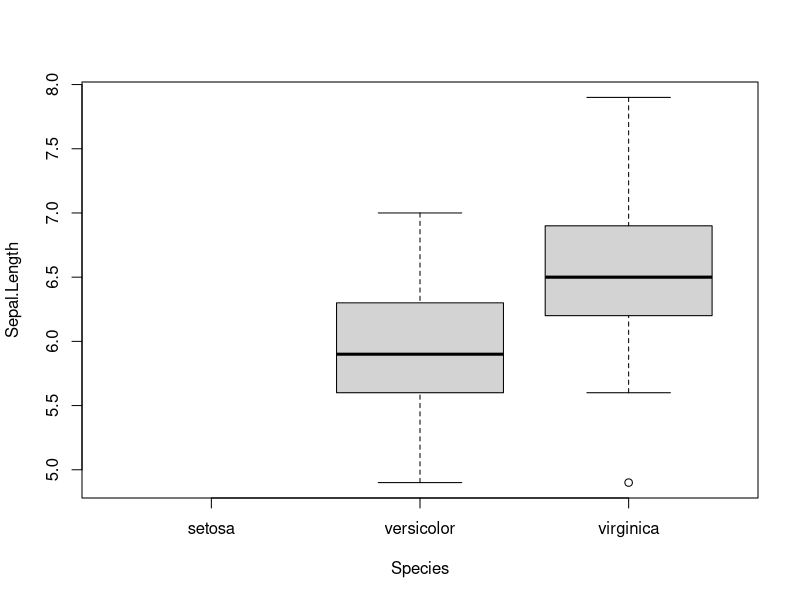
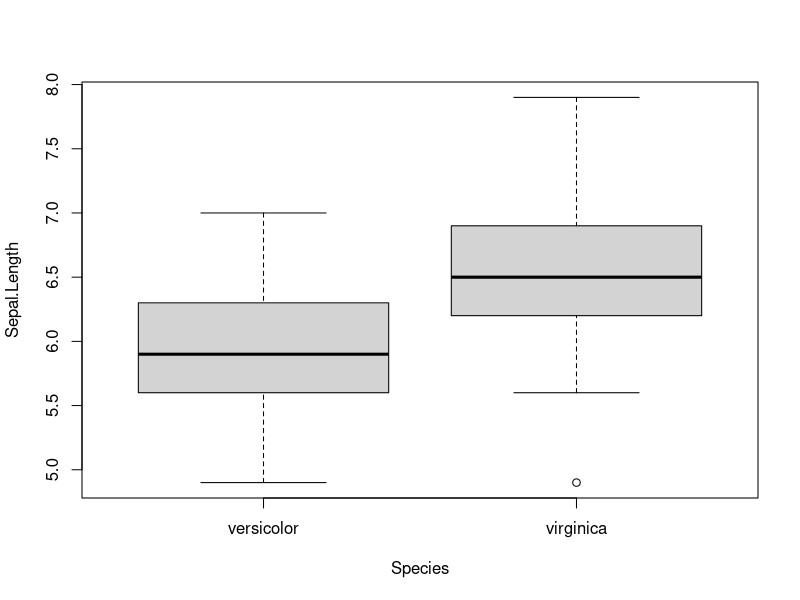
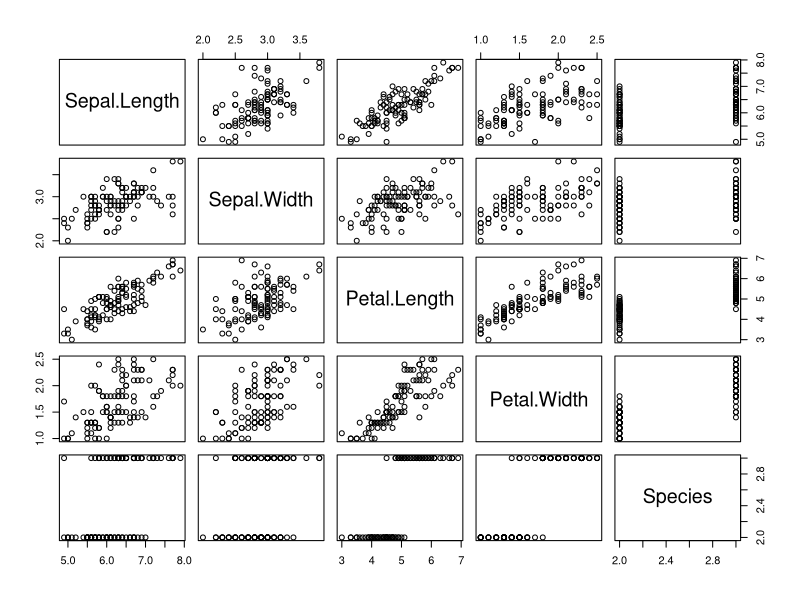
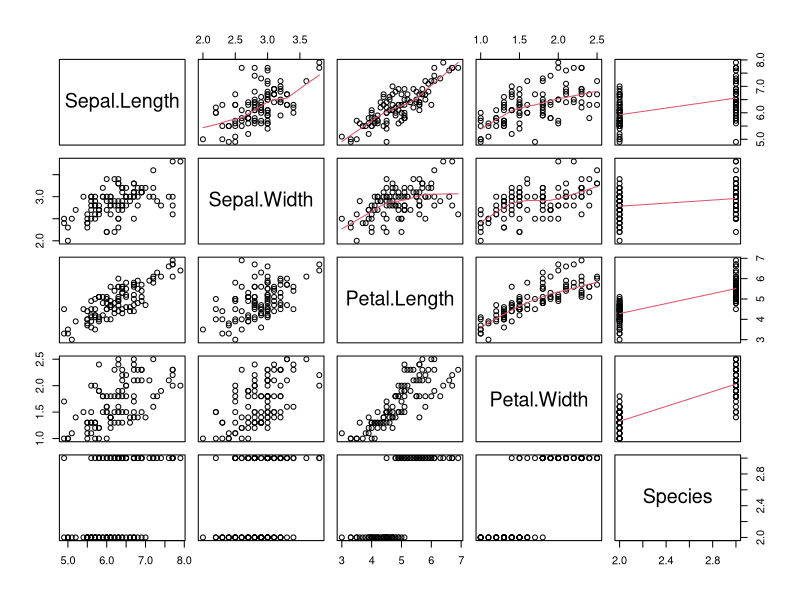
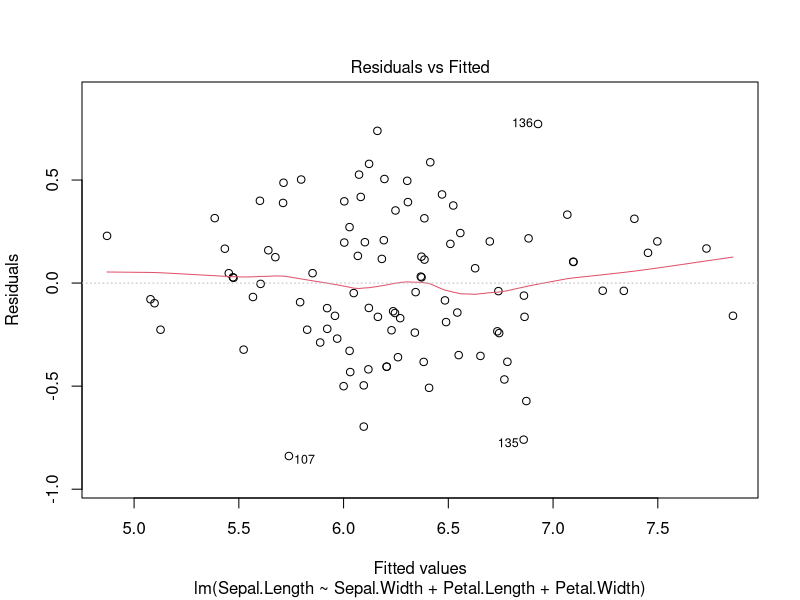
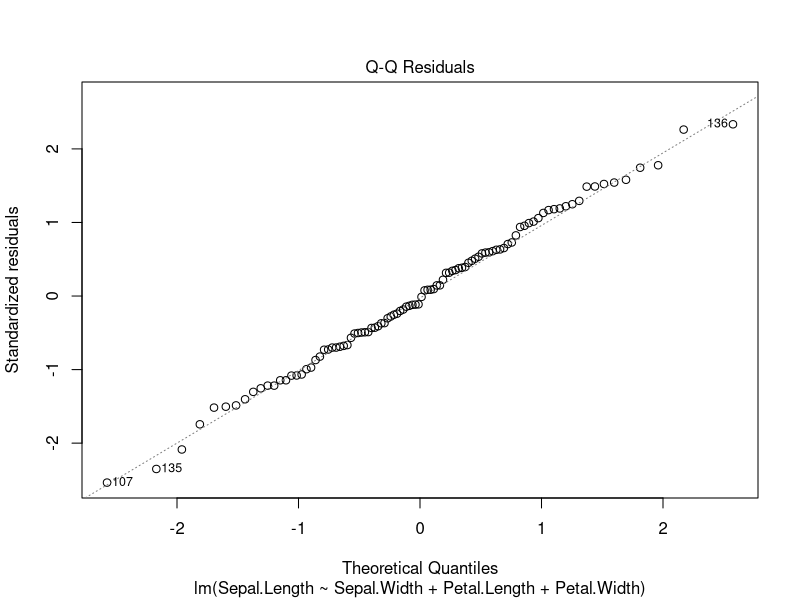
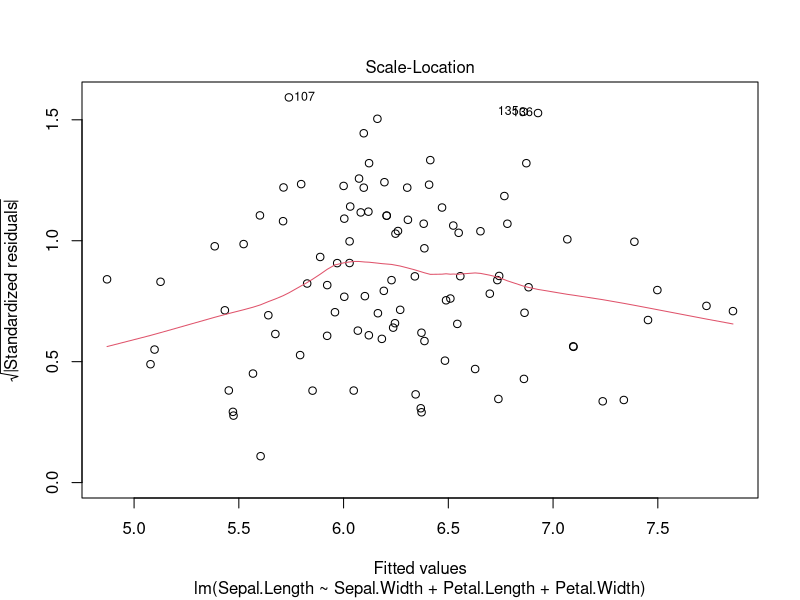
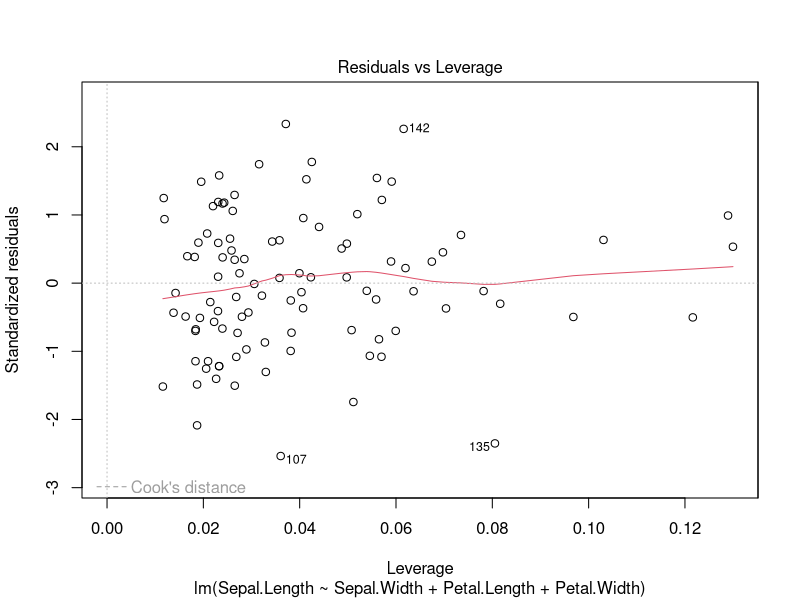

The R source for these figures, in order: (Note: this script raises an error after producing the figures.)
###############################################
###############################################
## Fitting models ##

## the t-test for iris ##
## preparing data
d.iris.2.sp <- iris[iris$Species != "setosa", ]
## same as
d.iris.2.sp_same <- iris[iris$Species %in% 
                           c("versicolor", "virginica"), ]
## 
all.equal(d.iris.2.sp, d.iris.2.sp_same)
## see also identical()


## visualising data
boxplot(Sepal.Length ~ Species, data = d.iris.2.sp)
str(d.iris.2.sp)
table(d.iris.2.sp$Species, useNA = "always")
## drop unused levels
boxplot(Sepal.Length ~ Species, 
        data = droplevels(d.iris.2.sp))
## --> we will look at factors later


## running the test
t.test(Sepal.Length ~ Species, data = d.iris.2.sp)
## - note scientific notation (i.e. 2e-07 = 2 * 10^(-7) = 0.0000002)
## - note the test actually carried out
##
t.test(Sepal.Length ~ Species, var.equal = TRUE,
       data = d.iris.2.sp) 
## - NB: the machine runs the t-test ...
## YOU must understand-interpret-communicate the resutls


## the linear model for iris ##
## visualise data
pairs(Sepal.Length ~ ., data = d.iris.2.sp)
pairs(Sepal.Length ~ ., data = d.iris.2.sp,
      upper.panel = panel.smooth)
## fit LM
lm.iris <- lm(Sepal.Length ~ Sepal.Width + Petal.Length + Petal.Width + Species,
              data = d.iris.2.sp)
## get results
summary(lm.iris)

## further "model-related" functions
lm.iris.no.species <- lm(Sepal.Length ~ Sepal.Width + Petal.Length +
                         Petal.Width,
                         data = d.iris.2.sp)
## same as 
lm.iris.no.species_same <- update(lm.iris, . ~ . - Species)

## comparing models
anova(lm.iris.no.species, lm.iris)

## getting fitted values
fit.iris <- fitted(lm.iris)
head(fit.iris)
fit.iris.no.species <- fitted(lm.iris.no.species)
head(fit.iris.no.species)

## model diagnostics
plot(lm.iris.no.species)
par(mfrow = c(2,2))
plot(lm.iris.no.species)
# dev.off()

## produce plots residuals plots by yourself
library(ggplot2)
ggplot(mapping = aes(y = resid(lm.iris),
                     x = fitted(lm.iris))) +
  geom_point() +
  geom_smooth()
##
## let's add a reference on zero
ggplot(mapping = aes(y = resid(lm.iris),
                     x = fitted(lm.iris))) +
  geom_point() +
  geom_smooth() +
  geom_hline(yintercept = 0, 
             colour = "violet", size = 4)
##
## ordering of the layers matter
ggplot(mapping = aes(y = resid(lm.iris),
                     x = fitted(lm.iris))) +
  geom_hline(yintercept = 0, colour = "violet") +
  geom_point() +
  geom_smooth()
##
ggplot(mapping = aes(y = resid(lm.iris),
                     x = fitted(lm.iris),
                     colour = abs(resid(lm.iris)))) +
  geom_hline(yintercept = 0, colour = "violet") +
  geom_point() +
  geom_smooth() +
  scale_y_continuous(minor_breaks = FALSE) # +
  # theme_bw()


## linear models are indeed lists
class(lm.iris)
is.list(lm.iris)
##
str(lm.iris)
str(lm.iris, max.level = 0)
str(lm.iris, max.level = 1)
## 
coef(lm.iris) ## prefererrd over
lm.iris$coefficients



###############################################
###############################################
## Missing values ##

## airquality dataset ##
head(airquality)

anyNA(airquality)

## Column "Ozone"
anyNA(airquality$Ozone)
is.na(airquality$Ozone)
which(is.na(airquality$Ozone))

## NB: == NA does not work
airquality$Ozone[1:6] 
airquality$Ozone[1:6] == NA

## how many missing values?
sum(is.na(airquality$Ozone))
## NB: TRUE are then converted to ones and FALSE to zero
sum(c(TRUE, FALSE, FALSE, TRUE, FALSE))
mean(c(TRUE, FALSE, FALSE, TRUE, FALSE))

## setting NAs
airquality$Ozone[1:5]
airquality$Ozone[1] <- NA
airquality$Ozone[1:5]
## OR
is.na(airquality$Ozone) <- c(2,4)
airquality$Ozone[1:5]

## reading "incomplete" datasets
d.testNAs <- read.csv("../DataSets/dataset_NAs.csv", header = TRUE)
d.testNAs
## empty cells in numeric vectors are taken as NAs
## empty celly in string vectors are taken as empty
## actually -999 is also a NAs

d.testNAs$Gender[d.testNAs$Gender == ""] <- NA
d.testNAs
is.na(d.testNAs$Gender)
## NB: there are different types subtypes of NAs, in practice for the user
## they are all the same 

## reading in -999 as an NA
d.testNAs_2 <- read.csv("../DataSets/dataset_NAs.csv", 
                        na.strings = c(-999, ""),
                        header = TRUE)
d.testNAs_2
## it is good practice to code NAs when reading the data into R
## indeed, we may mistakenly compute the mean value of salary when 
## it still contains -999...

## "simple" function can "remove" NAs
mean(d.testNAs_2$Age)
mean(d.testNAs_2$Age, na.rm = TRUE)


## "higher" functions work with na.action
lm.1 <- lm(Age ~ Gender, data = d.testNAs_2)
summary(lm.1)

lm.1 <- lm(Age ~ Gender, data = d.testNAs_2,
           na.action = na.fail)
## see also na.pass

## drop NAs
d.testNAs_2
na.omit(d.testNAs_2)

nrow(airquality)
airquality.no.NAs <- na.omit(airquality)
nrow(airquality.no.NAs)


## introducing apply() functions (***)
apply(airquality, MARGIN = 2, FUN = class)
apply(airquality, MARGIN = 2, FUN = anyNA)
apply(airquality, MARGIN = 1, FUN = anyNA)
apply(airquality, MARGIN = 2, 
      FUN = function(x) {sum(is.na(x))})


## imputation
## Q: how would you proceed?
d.testNAs
d.testNAs$Gender[d.testNAs$FirstName == "Andrea"] <- "F"
d.testNAs 
## but actually Andrea...

mean.age <- mean(d.testNAs$Age, na.rm = TRUE)
mean.age
d.testNAs$Age[is.na(d.testNAs$Age)] <- mean.age
## but actually age is not missing at random...
## creating a factor with age classes and an "unknown" class for
## the missing values may a better solution

# install.packages("mice")
library(mice)
md.pattern(airquality, plot = FALSE)



###############################################
###############################################
## Packages ##

## Default R packages ## 
sessionInfo()

find("lm")
?lm


## Add-on packages ##
## installing add-on packages
install.packages("boot")
## quotation marks do matter here!

## loading add-on packages
library("boot")
## same as
library(boot)
## quotation marks don't matter here!
sessionInfo()

## installing != loading
# install.packages("lme4")
?lmer
library(lme4)
?lmer
## note also that package "Matrix", which is a "dependency", was loaded

## help about a package
?lme4
## note lme4 needs to be loaded

library(randomForest)
?randomForest ## this leads to the function help, not the package one
help(package = "randomForest") 
## here {randomForest} does not need to be loaded (but at least installed)


## Same via Rstudio pane ##
## - install
## - load
## - see documentation
## - update packages


## Where are packages installed? ##
.libPaths()
## - first path refers to add-on packages
## - second path refers to the "default" packages
## - these paths may change from machine to machine
## - most of the time default location is ok
## - if not, specify the desired path when downloading the package
##   via the the "lib" argument


## Finding functions? ##
find("boxplot")
apropos("packages")


## Conflicts ##
library(mgcv)
gam.1 <- gam(Sepal.Width ~ s(Petal.Width), data = iris)
summary(gam.1)

library(gam)
## note the conflict message
## from here on the gam() function in package {mgcv} is not used anymore
gam.2 <- gam(Sepal.Width ~ s(Petal.Width), data = iris)
summary(gam.2)

class(gam.1)
class(gam.2)

## NB: the order of loading packages matters!
## --> load packages at the very beginning of your code
##     indeed, bits of analysis often move around in analyses...
## --> pay attention to possible conflicts (will save you a lot of time)


## Explicitly calling a given function ##
gam.3 <- mgcv::gam(Sepal.Width ~ s(Petal.Width), data = iris)
summary(gam.3)


## Add-on packages evolve ##
packageVersion("lme4")
